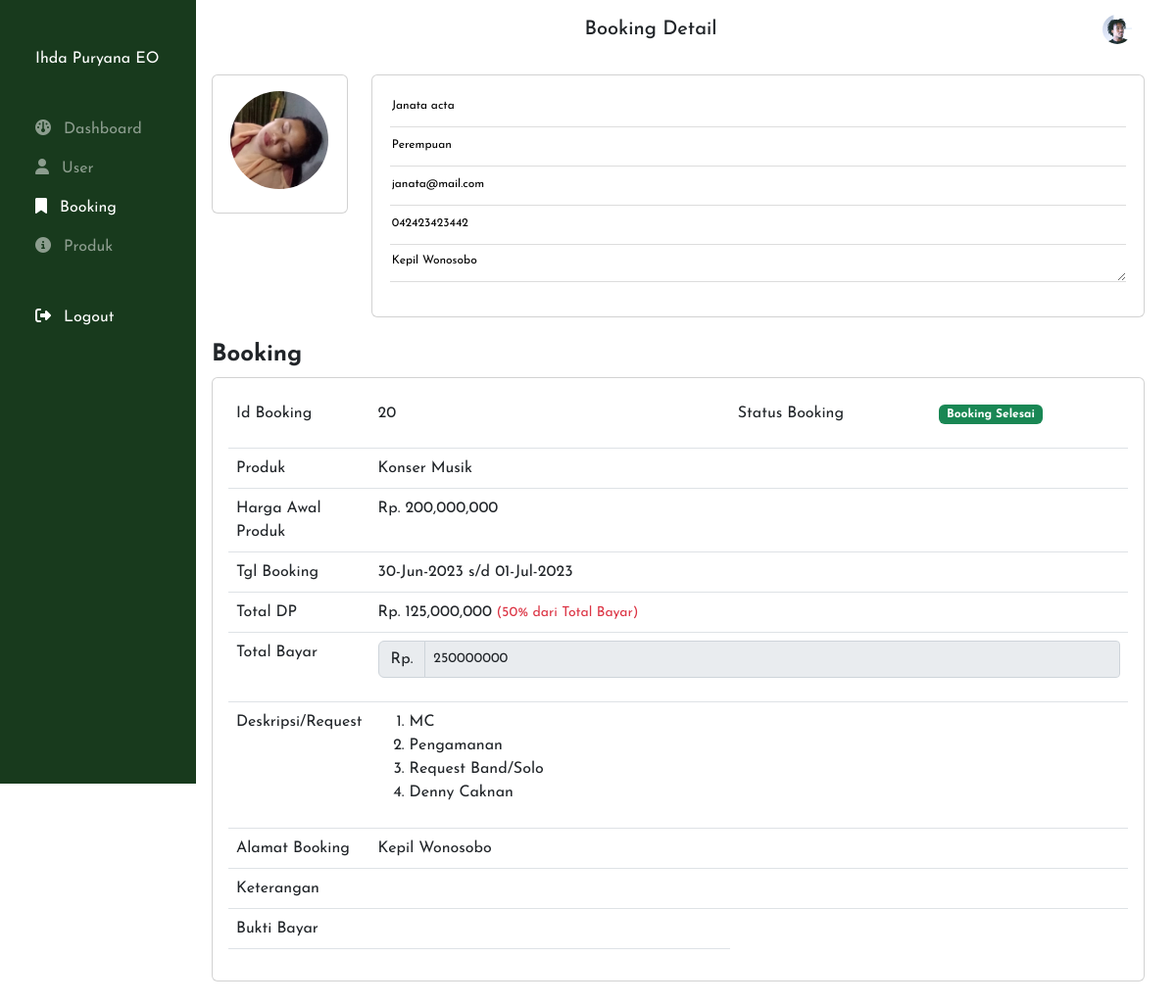
/superadmin/bookingDetail.php?id=20 (signed in), run on the app's committed database.
### tables this page shows
CREATE TABLE `user` (
  `id` int(11) NOT NULL,
  `email` varchar(50) NOT NULL,
  `password` varchar(50) NOT NULL,
  `type` varchar(50) NOT NULL,
  `nama` varchar(100) NOT NULL,
  `jenis_kelamin` varchar(50) DEFAULT NULL,
  `no_hp` varchar(20) DEFAULT NULL,
  `alamat` varchar(200) DEFAULT NULL,
  `avatar` text DEFAULT NULL
);

CREATE TABLE `booking` (
  `id` int(11) NOT NULL,
  `produk_id` int(11) NOT NULL,
  `user_id` int(11) NOT NULL,
  `tgl_booking` date DEFAULT NULL,
  `mulai` date NOT NULL,
  `selesai` date NOT NULL,
  `total_bayar` int(100) NOT NULL,
  `bayar_awal` int(100) NOT NULL,
  `bukti_bayar` text NOT NULL,
  `tgl_bayar` date DEFAULT NULL,
  `alamat` varchar(200) NOT NULL,
  `keterangan` text NOT NULL,
  `status` int(3) NOT NULL
);

CREATE TABLE `produk` (
  `id` int(11) NOT NULL,
  `nama` varchar(40) NOT NULL,
  `harga` int(100) NOT NULL
);

CREATE TABLE `deskripsi_booking` (
  `id` int(11) NOT NULL,
  `booking_id` int(11) NOT NULL,
  `deskripsi` text NOT NULL
);

### superadmin/bookingDetail.php (the view, shortened to what this page needs)
<?php include "header.php"?>
<div class="container">
    <?php
        if(isset($_GET['id'])){
            $idBooking=$_GET['id'];
            $query="SELECT b.*,p.nama as pnama,p.harga,u.nama as unama,u.id as uid, u.avatar,u.jenis_kelamin,u.email,u.no_hp,u.alamat as ualamat FROM booking b, produk p,user u WHERE p.id=b.produk_id AND u.id=b.user_id AND b.id='$idBooking'";
            $result=mysqli_query($db,$query);
            $data=mysqli_fetch_array($result);
        }
    ?>
    <div class="row">
        <div class="col-12 mb-4 pt-3">
            <div class="row">
                <div class="col-lg-2">
                    <div class="card">
                        <div class="card-body">
                            <div class="row">
                                <div class="col-12 d-flex justify-content-center">
                                    <img src="../asset/img/avatar/<?=$data['avatar']?>" alt="" style="width:100px;height:100px;border-radius:50%">
                                </div>
                                <div class="col-12  pt-2">
                                </div>
                            </div>
                        </div>
                    </div>
                </div>
                <div class="col-lg-10">
                    <div class="card">
                        <div class="card-body">
                            <div class="row">
                                <form action="">
                                    <div class="col-12">
                                        <div class="input-field-border-bottom f-1">
                                            <div class="mb-1">
                                                <input type="text" id="" placeholder="Nama" name="name" value="<?=$data['unama']?>" required readonly/>
                                            </div>
                                            <div class="mb-1">
                                                <input type="text" id="" placeholder="Nama" name="name" value="<?=$data['jenis_kelamin']?>" required readonly/>
                                            </div>
                                            <div class="mb-1">
                                                <input type="email" id="" placeholder="Email" name="email" value="<?=$data['email']?>"  required readonly/>
                                            </div>
                                            <div class="mb-1">
                                                <input type="number" id="" placeholder="Nomor Hp" name="phone" value="<?=$data['no_hp']?>"  required readonly/>
                                            </div>
                                            <div class="mb-2">
                                                <textarea  class="input-field-border-bottom" name="message" id="" cols="10" rows="1" placeholder="Alamat" required readonly><?=$data['ualamat']?></textarea>
                                            </div>
                                        </div>
                                    </div>
                                </form>
                            </div>
                        </div>
                    </div>
                </div>
            </div>
        </div>
        <div class="col-12">
                <h6 class="fs-24 f-1"><b>Booking</b></h6>
            </div>
            <div class="col-12 mb-4">
                <div class="card">
                    <div class="card-body">
                        <form action="bookingAcc.php" method="POST">
                        <div class="row">
                            <div class="col-lg-12">
                                <table  class="table f-1">
                                    <tbody>
                                        <tr>
                                            <td width="15%">Id Booking</td>
                                            <td width="40%"><?=$data['id']?></td>
                                            <td>Status Booking</td>
                                            <td>
                                            <?php
                                                    if ($data['status']==0) {?>
                                                        <p class="badge bg-secondary">Menunggu Konfirmasi</p>
                                                    <?php
                                                    } elseif($data['status']==1) {?>
                                                        <p class="badge bg-warning">Booking Penuh</p>
                                                        <?php
                                                    }elseif($data['status']==2){ ?>
                                                        <p class="badge bg-info">Booking Dikonfirmasi / Menunggu Pembayaran</p>
                                                        <?php
                                                    }elseif($data['status']==3){ ?>
                                                        <p class="badge bg-danger">Menunggu Konfirmasi Pembayaran</p>
                                                        <?php
                                                    }elseif($data['status']==4){?>
                                                        <p class="badge bg-info">Booking Dan Pembayaran Dikonfirmasi</p>
                                                        <?php
                                                    }elseif($data['status']==5){?>
                                                        <p class="badge bg-danger">Booking Ditolak</p>
                                                        <?php
                                                    }elseif($data['status']==7){?>
                                                        <p class="badge bg-success">Booking Selesai</p>
                                                        <?php
                                                    }else{?>
                                                        <p class="badge bg-danger">Booking Dibatalkan</p>
                                                        <?php
                                                    }
                                                ?>
                                            </td>
                                        </tr>
                                        <tr>
                                            <td>Produk</td>
                                            <td colspan="3"><?=$data['pnama']?></td>
                                        </tr>
                                        <tr>
                                            <td>Harga Awal Produk</td>
                                            <td colspan="3">Rp. <?=number_format($data['harga']) ?></td>
                                        </tr>
                                        <tr>
                                            <td>Tgl Booking</td>
                                            <td colspan="3"><?=date('d-M-Y', strtotime($data['mulai']))?> s/d <?=date('d-M-Y', strtotime($data['selesai']))?></td>
                                        </tr>
                                        <tr>
                                            <td>Total DP</td>
                                            <td colspan="3"> <span id="dp">Rp. <?=number_format($data['bayar_awal']) ?></span><small class="text-danger"> (50% dari Total Bayar)</small></td>
                                        </tr>
                                        <tr>
                                            <td>Total Bayar</td>
                                            <td colspan="3">
                                                <?php
                                            if ($data['status']==0) {?>
                                                        <div class="input-group mb-3">
                                                            <span class="input-group-text" id="basic-addon1">Rp. </span>
                                                            <input type="number" name="total_bayar"  id="t_bayar" class="form-control form-control-sm" placeholder="Masukkan Total Bayar" aria-label="" aria-describedby="basic-addon1" required  value="<?=$data['total_bayar']?>">
                                                        </div>
                                                    <?php }else{?>
                                                        <div class="input-group mb-3">
                                                            <span class="input-group-text" id="basic-addon1">Rp. </span>
                                                            <input type="number" name="total_bayar"  id="t_bayar" class="form-control form-control-sm" placeholder="Masukkan Total Bayar" aria-label="" aria-describedby="basic-addon1" required  value="<?=$data['total_bayar']?>" readonly disabled>
                                                        </div>
                                                    <?php } ?>
                                        </td>
                                        </tr>
                                        <tr>
                                            <td>Deskripsi/Request</td>
                                            <td colspan="3">
                                                <ol>
                                                    <?php
                                                        $idBooking=$data['id'];
                                                        $query2="SELECT deskripsi FROM deskripsi_booking WHERE booking_id='$idBooking'";
                                                        $result2=mysqli_query($db,$query2);
                                                        while ($data2=mysqli_fetch_array($result2))
                                                            {
                                                    ?>
                                                    <li>
                                                        <?=$data2['deskripsi']?>
                                                    </li>
                                                    <?php }?>
                                                </ol>
                                            </td>
                                        </tr>
                                        <tr>
                                            <td>Alamat Booking</td>
                                            <td colspan="3"><?=$data['alamat']?></td>
                                        </tr>
                                        <tr>
                                            <td>Keterangan</td>
                                            <td colspan="3">
                                            </td>
                                        </tr>
                                        <?php
                                            if($data['status']==3 ||$data['status']==4 ||$data['status']==7){?>
                                        <tr>
                                            <td>Bukti Bayar</td>
                                            <td>
                                            </td>
                                        </tr>
                                            <?php
                                            }else{
                                            }
                                        ?>
                                    </tbody>
                                </table>
                            </div>
                        </div>
                        </form>
                    </div>
                </div>
            </div>
    </div>
</div>
<?php include "footer.php"?>

### superadmin/header.php (shortened to what this page needs)
<?php
include "../koneksi.php";
if ($_SESSION['status']!="login") {
    header("location:../loginCustomer.php?pesan=belumlogin");
} elseif($_SESSION['type']!='admin'){
header("location:../loginCustomer.php?pesan=bukanlogin");
}else{
$email = $_SESSION['email'];
 $cariuser="SELECT * FROM user WHERE email='$email'";
$cari=mysqli_query($db, $cariuser);
if(mysqli_num_rows($cari)<1){
  echo "NOt found";
}else{
  $user=mysqli_fetch_array($cari);
}
}
?>
<!doctype html>
<html lang="en">
  <head>
    <link href="https://cdn.jsdelivr.net/npm/bootstrap@5.0.2/dist/css/bootstrap.min.css" rel="stylesheet">
    <link rel="stylesheet" href="../asset/css/admin.css">
    <link rel="stylesheet" href="https://cdnjs.cloudflare.com/ajax/libs/font-awesome/6.4.0/css/all.min.css" />
    <link rel="stylesheet" href="https://cdnjs.cloudflare.com/ajax/libs/twitter-bootstrap/5.2.0/css/bootstrap.min.css">
    <link rel="stylesheet" href="https://cdn.datatables.net/1.13.4/css/dataTables.bootstrap5.min.css">
  </head>
  <body>
  <?php
            $activePage = basename($_SERVER['PHP_SELF'], ".php");
  ?>
<div class="d-none d-lg-block">
  <div class="container-fluid">
    <div class="row">
      <div class="col-2 bg-1 bg-nav-left">
        <div class="row">
          <div class="col-12 pt-5 f-1">
            <a href="index.php" class="text-center text-white text-decoration-none ms-4 pt-4 fs-16">Ihda Puryana EO</a>
          </div>
          <div class="col-12 pt-5 f-1">
            <a href="index.php" class="my-nav-link text-decoration-none ms-4 pt-4 <?= ($activePage == 'index') ? 'my-nav-link-active':''; ?>"><i class="me-2 fa-solid fa-gauge"></i> Dashboard</a>
          </div>
          <div class="col-12 pt-3 f-1">
            <a href="user.php" class="my-nav-link text-decoration-none ms-4 pt-4 <?= ($activePage == 'user') ? 'my-nav-link-active':''; ?> <?= ($activePage == 'userDetail') ? 'my-nav-link-active':''; ?>"><i class="me-2 fa-solid fa-user"></i> User</a>
          </div>
          <div class="col-12 pt-3 f-1">
            <a href="booking.php" class="my-nav-link text-decoration-none ms-4 pt-4 <?= ($activePage == 'booking') ? 'my-nav-link-active':''; ?> <?= ($activePage == 'bookingDetail') ? 'my-nav-link-active':''; ?> "><i class="me-2 fa-solid fa-bookmark"></i> Booking</a>
          </div>
          <div class="col-12 pt-3 f-1">
            <a href="produk.php" class="my-nav-link text-decoration-none ms-4 pt-4 <?= ($activePage == 'produk') ? 'my-nav-link-active':''; ?> <?= ($activePage == 'produkCreate') ? 'my-nav-link-active':''; ?> <?= ($activePage == 'produkEdit') ? 'my-nav-link-active':''; ?>"><i class="me-2 fa-solid fa-circle-info"></i> Produk</a>
          </div>
          <div class="col-12 pt-5 f-1">
            <a href="../logout.php" class="my-nav-link my-nav-link-active text-decoration-none ms-4 pt-4"><i class="me-2 fa-solid fa-right-from-bracket"></i> Logout</a>
          </div>
        </div>
      </div>
      <div class="col-10 contents f-1">
        <div class="container">
          <div class="row">
            <div class="col-12 d-flex justify-content-between align-items-center py-2">
              <div class="">
                <h6 class="fs-20 my-auto">
                  <?= ($activePage == 'bookingDetail') ? 'Booking Detail':''; ?>
                </h6>
              </div>
              <div class="">
                <div class="dropdown">
                  <button class="btn text-white" type="button" id="dropdownMenuButton1" data-bs-toggle="dropdown" aria-expanded="false">
                    <img src="../asset/img/avatar/<?=$user['avatar']?>" alt="" style="width:30px;height:30px;border-radius:50%">
                  </button>
                </div>
              </div>
            </div>
          </div>
        </div>

### data on the page
user: avatar (picture)
booking: user.avatar (picture), name "Janata acta", name "Perempuan", email "janata@mail.com", phone "042423423442", message "Kepil Wonosobo", id "20", produk.nama "Konser Musik", produk.harga "200,000,000", mulai "30-Jun-2023", selesai "01-Jul-2023", bayar_awal "125,000,000", total_bayar "250000000", alamat "Kepil Wonosobo"
deskripsi_booking: deskripsi "MC"
deskripsi_booking: deskripsi "Pengamanan"
deskripsi_booking: deskripsi "Request Band/Solo"
deskripsi_booking: deskripsi "Denny Caknan"
